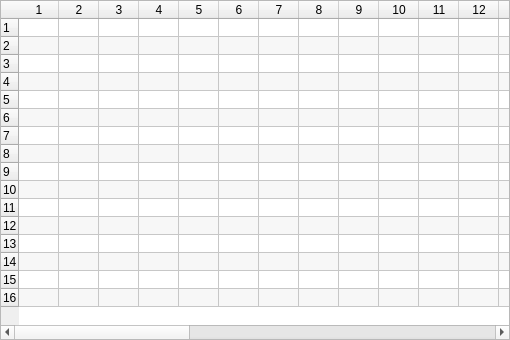
<?xml version="1.0" encoding="UTF-8"?>
<ui version="4.0">
 <class>MemTable</class>
 <widget class="QWidget" name="MemTable">
  <property name="geometry">
   <rect>
    <x>0</x>
    <y>0</y>
    <width>510</width>
    <height>340</height>
   </rect>
  </property>
  <property name="sizePolicy">
   <sizepolicy hsizetype="Preferred" vsizetype="Preferred">
    <horstretch>0</horstretch>
    <verstretch>0</verstretch>
   </sizepolicy>
  </property>
  <property name="windowTitle">
   <string>Form</string>
  </property>
  <layout class="QVBoxLayout" name="verticalLayout">
   <property name="spacing">
    <number>0</number>
   </property>
   <property name="leftMargin">
    <number>0</number>
   </property>
   <property name="topMargin">
    <number>0</number>
   </property>
   <property name="rightMargin">
    <number>0</number>
   </property>
   <property name="bottomMargin">
    <number>0</number>
   </property>
   <item>
    <widget class="QTableWidget" name="table">
     <property name="sizePolicy">
      <sizepolicy hsizetype="Preferred" vsizetype="Preferred">
       <horstretch>0</horstretch>
       <verstretch>0</verstretch>
      </sizepolicy>
     </property>
     <property name="minimumSize">
      <size>
       <width>0</width>
       <height>0</height>
      </size>
     </property>
     <property name="verticalScrollBarPolicy">
      <enum>Qt::ScrollBarAsNeeded</enum>
     </property>
     <property name="horizontalScrollBarPolicy">
      <enum>Qt::ScrollBarAsNeeded</enum>
     </property>
     <property name="autoScroll">
      <bool>true</bool>
     </property>
     <property name="alternatingRowColors">
      <bool>true</bool>
     </property>
     <property name="wordWrap">
      <bool>false</bool>
     </property>
     <property name="cornerButtonEnabled">
      <bool>false</bool>
     </property>
     <property name="rowCount">
      <number>16</number>
     </property>
     <property name="columnCount">
      <number>33</number>
     </property>
     <attribute name="horizontalHeaderVisible">
      <bool>true</bool>
     </attribute>
     <attribute name="horizontalHeaderDefaultSectionSize">
      <number>40</number>
     </attribute>
     <attribute name="verticalHeaderDefaultSectionSize">
      <number>18</number>
     </attribute>
     <attribute name="verticalHeaderMinimumSectionSize">
      <number>18</number>
     </attribute>
     <row/>
     <row/>
     <row/>
     <row/>
     <row/>
     <row/>
     <row/>
     <row/>
     <row/>
     <row/>
     <row/>
     <row/>
     <row/>
     <row/>
     <row/>
     <row/>
     <column/>
     <column/>
     <column/>
     <column/>
     <column/>
     <column/>
     <column/>
     <column/>
     <column/>
     <column/>
     <column/>
     <column/>
     <column/>
     <column/>
     <column/>
     <column/>
     <column/>
     <column/>
     <column/>
     <column/>
     <column/>
     <column/>
     <column/>
     <column/>
     <column/>
     <column/>
     <column/>
     <column/>
     <column/>
     <column/>
     <column/>
     <column/>
     <column/>
    </widget>
   </item>
  </layout>
 </widget>
 <resources/>
 <connections/>
</ui>
